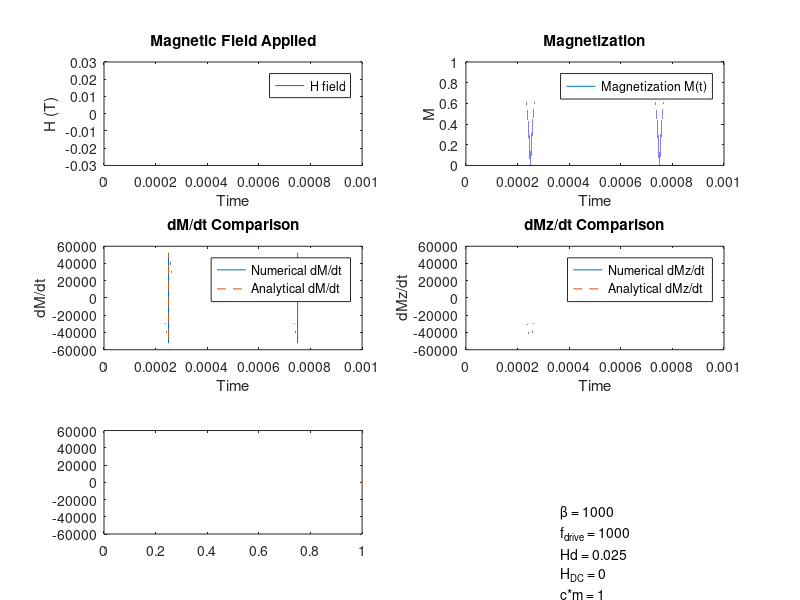

Write the MATLAB code that produced this figure.
%%Initializing paramaters:
t = linspace(0, 1/(1000), 1000000);
f = 1./t;
beta = 1000; %beta = u0m*T % 
f_drive = 1000; % 1 kHz
w_drive = 2 * pi * f_drive;
Hd = 25 * (10^(-3)); %25 mT amplitude
cm = 1; %concentration * magnetic moment

H_AC = Hd * cos(w_drive .*t); %pure AC field without DC offset in x 
H_DC = 0; % in mT

%%This is the magnetic field applied to the sample:
H = H_AC + H_DC;
H_mag = ((H_DC.^2) + (H_AC.^2)).^(0.5); %the magnitude of the field (what is actually used)
beta_H_mag = beta .* H_mag; %this is what is used in langevin function

%plot(t, H_mag);

%%This is the magnetization M(t):
M_mag = cm * coth(beta_H_mag) - 1./(beta_H_mag); 

%%This is the numerical result of dM/dt
dMdt = gradient(M_mag)./gradient(t); 

%%This is the calculated dMdt by hand:
dM_mag_dt = cm * (-csch(beta .* sqrt(H_DC.^2 + (Hd .* cos(w_drive .* t)).^2)).^2 + 1 ./ (beta.^2 .* (H_DC.^2 + (Hd .* cos(w_drive .* t)).^2))) .* (-beta .* Hd.^2 .* w_drive .* sin(w_drive .* t) .* cos(w_drive .* t) ./ sqrt(H_DC.^2 + (Hd .* cos(w_drive .* t)).^2));% the time differential of the total magnitude of the magnetization

%%What we really want is dMzdt:
Hz_unit = H_AC ./H_mag; %the z component of the unit vector of the entire field with respect to time
Mz = cm * (coth(beta_H_mag) - 1./(beta_H_mag)) .*Hz_unit;

dMzdt_num = gradient(Mz)./ gradient(t);

%analytically solving, Mz = M_mag * Hz_unit in the z direction
dH_magdt = (-Hd.^2 .* w_drive .* cos(w_drive .*t) .* sin(w_drive .*t))./H_mag; %the time differential of the magnetic field's magnitude
dHzdt = -Hd .* w_drive .* sin(w_drive .*t); %the time differential of the z component of the field (d(H_AC)/dt)
dHz_unit_dt = (dHzdt .* H_mag - dH_magdt .* H_AC) ./ (H_mag .^2); %unit vector of H in z direction

dMzdt_calc = dM_mag_dt .* Hz_unit + dHz_unit_dt .* M_mag;

%%Plots:
figure;

% Plot 1: Magnetic Field
subplot(3,2,1);
plot(t, H, 'DisplayName', 'H field');
title('Magnetic Field Applied');
xlabel('Time');
ylabel('H (T)');
legend;

% Plot 2: Magnetization M(t)
subplot(3,2,2);
plot(t, M_mag, 'DisplayName', 'Magnetization M(t)');
title('Magnetization');
xlabel('Time');
ylabel('M');
legend;

% Plot 3: Numerical and Analytical dM/dt
subplot(3,2,3);
plot(t, dMdt, 'DisplayName', 'Numerical dM/dt');
hold on;
plot(t, dM_mag_dt, '--', 'DisplayName', 'Analytical dM/dt');
title('dM/dt Comparison');
xlabel('Time');
ylabel('dM/dt');
legend;
hold off;

% Plot 4: Numerical and Analytical dMz/dt
subplot(3,2,4);
plot(t, dMzdt_num, 'DisplayName', 'Numerical dMz/dt');
hold on;
plot(t, dMzdt_calc, '--', 'DisplayName', 'Analytical dMz/dt');
title('dMz/dt Comparison');
xlabel('Time');
ylabel('dMz/dt');
legend;
hold off;

% Plot 5: Magnetization Magnitude and z Component
subplot(3,2,5);
plot(t, M_mag, 'DisplayName', 'Magnetization Magnitude');
hold on;
plot(t, Mz, '--', 'DisplayName', 'Magnetization in z-direction');
title('Magnetization Comparison');
xlabel('Time');
ylabel('Magnetization');
legend;
hold off;

annotation('textbox', [0.7, 0, 0, 0.3], 'String', ...
    {['\beta = ', num2str(beta)], ...
     ['f_{drive} = ', num2str(f_drive)], ...
     ['Hd = ', num2str(Hd)], ...
     ['H_{DC} = ', num2str(H_DC)], ...
     ['c*m = ', num2str(cm)]}, ...
    'FitBoxToText', 'on', 'BackgroundColor', 'white', 'EdgeColor', 'black');


%%Rewriting the full expression with no intermediate variable substitutions
%%then simplifying

dMzdt_calc_full = cm * ((-csch(beta .* sqrt(H_DC.^2 + (Hd .* cos(w_drive .* t)).^2)).^2 + 1 ./ (beta.^2 .* (H_DC.^2 + (Hd .* cos(w_drive .* t)).^2))) .* ...
    (-beta .* Hd.^2 .* w_drive .* sin(w_drive .* t) .* cos(w_drive .* t) ./ sqrt(H_DC.^2 + (Hd .* cos(w_drive .* t)).^2)) .* ...
    (Hd .* cos(w_drive .* t)) ./ sqrt(H_DC.^2 + (Hd .* cos(w_drive .* t)).^2)) + ...
    ((-Hd .* w_drive .* sin(w_drive .* t) .* sqrt(H_DC.^2 + (Hd .* cos(w_drive .* t)).^2) - ...
    ((-Hd.^2 .* w_drive .* cos(w_drive .* t) .* sin(w_drive .* t)) ./ sqrt(H_DC.^2 + (Hd .* cos(w_drive .* t)).^2)) .* Hd .* cos(w_drive .* t)) ./ ...
    (H_DC.^2 + (Hd .* cos(w_drive .* t)).^2)) .* ...
    (cm * (coth(beta .* sqrt(H_DC.^2 + (Hd .* cos(w_drive .* t)).^2)) - 1 ./ (beta .* sqrt(H_DC.^2 + (Hd .* cos(w_drive .* t)).^2))));

plot(t, dMzdt_calc_full, LineWidth= 2);
 %a  = dMzdt_calc_full ./dMzdt_calc %to check if they're equal

dMzdt_calc_simplified = cm * (-csch(beta_H_mag).^2 + 1 ./ (beta_H_mag.^2)) .* ...
    (-beta .* Hd.^2 .* w_drive .* sin(w_drive .* t) .* cos(w_drive .* t) ./ H_mag) .* Hz_unit + ...
    ((-Hd .* w_drive .* sin(w_drive .* t) .* H_mag - ((-Hd.^2 .* w_drive .* cos(w_drive .* t) .* sin(w_drive .* t)) ./ H_mag) .* Hd .* cos(w_drive .* t)) ./ (H_mag .^2)) .* ...
    (cm * (coth(beta_H_mag) - 1 ./ beta_H_mag));

b = dMzdt_calc_simplified ./dMzdt_calc_full;  %to check if they're equal

